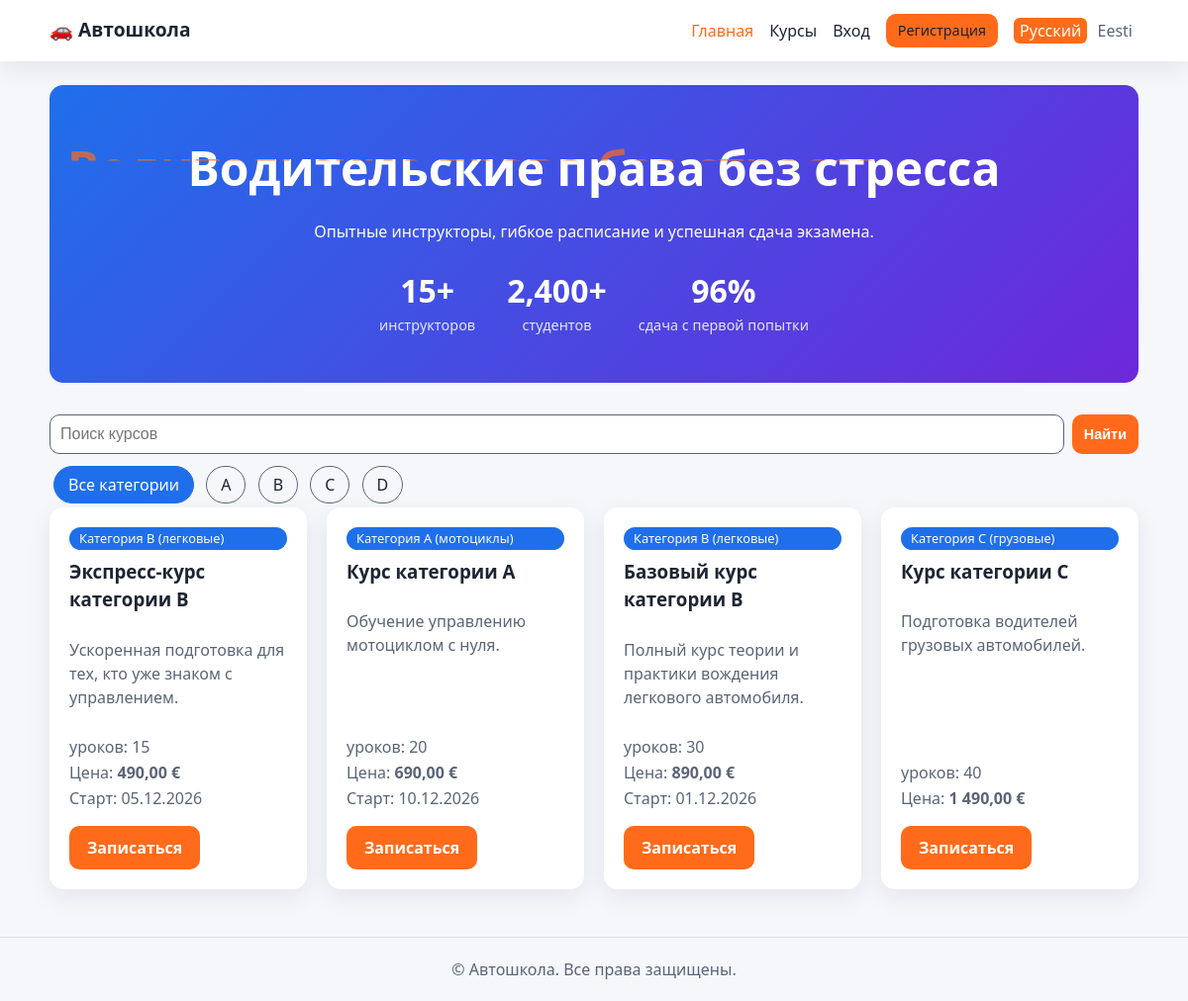
The page / on the database its author committed.
### tables this page shows
CREATE TABLE IF NOT EXISTS categories (
  id INT AUTO_INCREMENT PRIMARY KEY,
  code VARCHAR(5) NOT NULL UNIQUE,
  name_ru VARCHAR(100) NOT NULL,
  name_et VARCHAR(100) NOT NULL
);

CREATE TABLE IF NOT EXISTS courses (
  id INT AUTO_INCREMENT PRIMARY KEY,
  category_id INT NOT NULL,
  instructor_id INT NULL,
  title_ru VARCHAR(150) NOT NULL,
  title_et VARCHAR(150) NOT NULL,
  description_ru TEXT,
  description_et TEXT,
  lessons_count INT NOT NULL DEFAULT 0,
  price_eur DECIMAL(8,2) NOT NULL,
  start_date DATE NULL,
  FOREIGN KEY (category_id) REFERENCES categories(id),
  FOREIGN KEY (instructor_id) REFERENCES instructors(id)
);

### src/includes/bootstrap.php (called while the page is built, shortened)
<?php
require_once __DIR__ . '/../config/db.php';
$lang = $_SESSION['lang'] ?? 'ru';
function t(string $key): string
{
    global $T, $lang;
    return $T[$lang][$key] ?? $key;
}
function loc(array $row, string $field): string
{
    global $lang;
    return (string)($row[$field . '_' . $lang] ?? $row[$field . '_ru'] ?? '');
}
function e(?string $s): string
{
    return htmlspecialchars((string)$s, ENT_QUOTES, 'UTF-8');
}
function current_user(): ?array
{
    if (empty($_SESSION['user_id'])) {
        return null;
    }
    $stmt = db()->prepare('SELECT id, name, email, role FROM users WHERE id = ?');
    $stmt->execute([$_SESSION['user_id']]);
    return $stmt->fetch() ?: null;
}

### src/config/db.php (called while the page is built)
<?php
function db(): PDO
{
    static $pdo = null;
    if ($pdo === null) {
        $host = getenv('DB_HOST') ?: 'db';
        $name = getenv('DB_NAME') ?: 'autokool';
        $user = getenv('DB_USER') ?: 'autokool';
        $pass = getenv('DB_PASS') ?: 'autokool';
        $pdo = new PDO(
            "mysql:host=$host;dbname=$name;charset=utf8mb4",
            $user,
            $pass,
            [PDO::ATTR_ERRMODE => PDO::ERRMODE_EXCEPTION, PDO::ATTR_DEFAULT_FETCH_MODE => PDO::FETCH_ASSOC]
        );
    }
    return $pdo;
}

### src/index.php (the view, shortened to what this page needs)
<?php require __DIR__ . '/includes/header.php';
$cat = (int)($_GET['cat'] ?? 0);
$cats = db()->query('SELECT id, code, name_ru, name_et FROM categories ORDER BY code')->fetchAll();
$sql = 'SELECT c.*, cat.name_ru AS cat_ru, cat.name_et AS cat_et, i.full_name AS instructor
        FROM courses c
        JOIN categories cat ON cat.id = c.category_id
        LEFT JOIN instructors i ON i.id = c.instructor_id';
$params = [];
$q = trim($_GET['q'] ?? '');
$stmt = db()->prepare($sql . ' ORDER BY c.price_eur');
$stmt->execute($params);
$courses = $stmt->fetchAll();
?>
<section class="hero reveal">
  <h1 class="glitch" data-text="<?= e(t('hero_title')) ?>"><?= e(t('hero_title')) ?></h1>
  <p><?= e(t('hero_text')) ?></p>
  <div class="counters">
    <div><span class="count" data-to="15">0</span>+<small><?= e(t('instructors_count')) ?></small></div>
    <div><span class="count" data-to="2400">0</span>+<small><?= e(t('students')) ?></small></div>
    <div><span class="count" data-to="96">0</span>%<small><?= e(t('pass_rate')) ?></small></div>
  </div>
</section>
<section id="courses">
  <form class="search" method="get" action="/index.php#courses">
    <input type="search" name="q" value="<?= e($q) ?>" placeholder="<?= e(t('search')) ?>">
    <button class="btn btn-small" type="submit"><?= e(t('search_btn')) ?></button>
  </form>
  <div class="filters">
    <a href="/index.php" class="chip <?= !$cat ? 'on' : '' ?>"><?= e(t('all_categories')) ?></a>
    <?php foreach ($cats as $c): ?>
      <a href="?cat=<?= (int)$c['id'] ?><?= $q !== '' ? '&q=' . urlencode($q) : '' ?>" class="chip <?= $cat === (int)$c['id'] ? 'on' : '' ?>"><?= e($c['code']) ?></a>
    <?php endforeach; ?>
  </div>
  <div class="grid">
    <?php foreach ($courses as $c): ?>
      <article class="card reveal tilt">
        <span class="badge"><?= e(loc($c, 'cat')) ?></span>
        <h3><?= e(loc($c, 'title')) ?></h3>
        <p><?= e(loc($c, 'description')) ?></p>
        <ul class="meta">
          <li><?= e(t('lessons')) ?>: <?= (int)$c['lessons_count'] ?></li>
          <li><?= e(t('price')) ?>: <strong><?= number_format((float)$c['price_eur'], 2, ',', ' ') ?> €</strong></li>
          <?php if ($c['start_date']): ?><li><?= e(t('start')) ?>: <?= e(date('d.m.Y', strtotime($c['start_date']))) ?></li><?php endif; ?>
        </ul>
        <a class="btn" href="/course.php?id=<?= (int)$c['id'] ?>"><?= e(t('enroll')) ?></a>
      </article>
    <?php endforeach; ?>
  </div>
</section>
<?php require __DIR__ . '/includes/footer.php';

### src/includes/header.php (shortened to what this page needs)
<?php
require_once __DIR__ . '/bootstrap.php';
$user = current_user();
$page = basename($_SERVER['PHP_SELF'], '.php');
?>
<!doctype html>
<html lang="<?= e($lang) ?>">
<head>
  <link rel="stylesheet" href="/assets/style.css">
</head>
<body>
<header class="site-header">
  <div class="container nav">
    <a href="/index.php" class="logo">🚗 <?= e(t('site')) ?></a>
    <nav class="menu">
      <a href="/index.php" class="<?= $page === 'index' ? 'active' : '' ?>"><?= e(t('home')) ?></a>
      <a href="/index.php#courses"><?= e(t('courses')) ?></a>
      <?php if ($user): ?>
        <a href="/my.php"><?= e(t('my_enrollments')) ?></a>
        <?php if ($user['role'] === 'admin'): ?><a href="/admin/index.php"><?= e(t('admin')) ?></a><?php endif; ?>
        <a href="/logout.php"><?= e(t('logout')) ?></a>
      <?php else: ?>
        <a href="/login.php"><?= e(t('login')) ?></a>
        <a href="/register.php" class="btn btn-small"><?= e(t('register')) ?></a>
      <?php endif; ?>
      <span class="lang">
        <?php foreach (LANGS as $code => $label): ?>
          <a href="?lang=<?= $code ?>" class="<?= $lang === $code ? 'current' : '' ?>"><?= e($label) ?></a>
        <?php endforeach; ?>
      </span>
    </nav>
  </div>
</header>
<main class="container">

### src/includes/footer.php (shortened to what this page needs)
</main>
<footer class="site-footer">
  <div class="container"><?= e(t('footer')) ?></div>
</footer>
</body>
</html>

### src/assets/style.css (style rules this page uses)
:root { --bg: #f5f7fb; --surface: #ffffff; --text: #1d2433; --muted: #5b6478; --accent: #ff6b1a; --accent-2: #1f6feb; --ok: #1a9c5b; --bad: #d64545; --radius: 14px; --shadow: 0 8px 24px rgba(20, 30, 60, .08); }
* { box-sizing: border-box; }
body { margin: 0; font-family: system-ui, -apple-system, "Segoe UI", Roboto, sans-serif; background: var(--bg); color: var(--text); line-height: 1.5; }
a { color: var(--accent-2); text-decoration: none; }
.container { width: min(1100px, 100% - 32px); margin: 0 auto; }
main.container { padding: 24px 0 48px; min-height: 70vh; }
.site-header { position: sticky; top: 0; z-index: 10; background: var(--surface); box-shadow: var(--shadow); }
.nav { display: flex; align-items: center; justify-content: space-between; padding: 14px 0; gap: 16px; }
.logo { font-weight: 800; font-size: 1.2rem; color: var(--text); }
.menu { display: flex; align-items: center; gap: 16px; flex-wrap: wrap; }
.menu a { color: var(--text); font-weight: 500; }
.menu a.active, .menu a:hover { color: var(--accent); }
.lang a { padding: 2px 6px; border-radius: 6px; color: var(--muted); }
.lang a.current { background: var(--accent); color: #fff; }
.btn { display: inline-block; border: 0; cursor: pointer; background: var(--accent); color: #fff; padding: 10px 18px; border-radius: 10px; font-weight: 600; font-size: 1rem; transition: transform .2s, box-shadow .2s; }
.btn-small { padding: 6px 12px; font-size: .9rem; }
.chip { display: inline-block; padding: 6px 14px; margin: 4px; border-radius: 999px; border: 1px solid var(--muted); color: var(--text); }
.search { display: flex; gap: 8px; margin: 16px 0 8px; }
.search input { flex: 1; padding: 10px; border-radius: 10px; border: 1px solid var(--muted); background: var(--surface); color: var(--text); font-size: 1rem; min-width: 0; }
.chip.on, .chip:hover { background: var(--accent-2); border-color: var(--accent-2); color: #fff; }
.hero { text-align: center; padding: 48px 16px; background: linear-gradient(135deg, var(--accent-2), #6d28d9); color: #fff; border-radius: var(--radius); }
.hero h1 { font-size: clamp(1.8rem, 5vw, 3rem); margin: 0 0 8px; }
.glitch { position: relative; }
.glitch::after { content: attr(data-text); position: absolute; left: 2px; top: 0; color: var(--accent); clip-path: inset(0 0 60% 0); opacity: .7; animation: glitch 3s infinite steps(2); }
.counters { display: flex; justify-content: center; gap: 32px; margin-top: 24px; flex-wrap: wrap; font-size: 2rem; font-weight: 800; }
.counters small { display: block; font-size: .9rem; font-weight: 400; opacity: .85; }
#courses { margin-top: 32px; }
.grid { display: grid; grid-template-columns: repeat(auto-fill, minmax(260px, 1fr)); gap: 20px; }
.card { background: var(--surface); border-radius: var(--radius); padding: 20px; box-shadow: var(--shadow); display: flex; flex-direction: column; transition: transform .25s ease; transform-style: preserve-3d; }
.card h3 { margin: 8px 0; }
.card p { color: var(--muted); flex: 1; }
.card .btn { align-self: flex-start; }
.badge { display: inline-block; font-size: .8rem; padding: 2px 10px; border-radius: 999px; background: var(--accent-2); color: #fff; }
.meta { list-style: none; padding: 0; margin: 8px 0 14px; color: var(--muted); }
.meta li { margin: 2px 0; }
.site-footer { text-align: center; padding: 20px 0; color: var(--muted); border-top: 1px solid rgba(127, 127, 127, .2); }
.reveal { opacity: 0; transform: translateY(24px); transition: opacity .6s ease, transform .6s ease; }
.reveal.in { opacity: 1; transform: none; }

### rows shown on the page
categories: code "A"
categories: code "B"
categories: code "C"
categories: code "D"
courses: category.name_ru "Категория B (легковые)", title_ru "Экспресс-курс категории B", description_ru "Ускоренная подготовка для тех, кто уже знаком с управлением.", lessons_count "15", price_eur "490,00", start_date "05.12.2026"
courses: category.name_ru "Категория A (мотоциклы)", title_ru "Курс категории A", description_ru "Обучение управлению мотоциклом с нуля.", lessons_count "20", price_eur "690,00", start_date "10.12.2026"
courses: category.name_ru "Категория B (легковые)", title_ru "Базовый курс категории B", description_ru "Полный курс теории и практики вождения легкового автомобиля.", lessons_count "30", price_eur "890,00", start_date "01.12.2026"
courses: category.name_ru "Категория C (грузовые)", title_ru "Курс категории C", description_ru "Подготовка водителей грузовых автомобилей.", lessons_count "40", price_eur "1 490,00"

### other values the page prints
t('site') "Автошкола"
t('home') "Главная"
t('courses') "Курсы"
t('login') "Вход"
t('register') "Регистрация"
$label "Русский"
$label "Eesti"
t('hero_title') "Водительские права без стресса"
t('hero_text') "Опытные инструкторы, гибкое расписание и успешная сдача экзамена."
t('instructors_count') "инструкторов"
t('students') "студентов"
t('pass_rate') "сдача с первой попытки"
t('search_btn') "Найти"
t('all_categories') "Все категории"
t('footer') "© Автошкола. Все права защищены."
